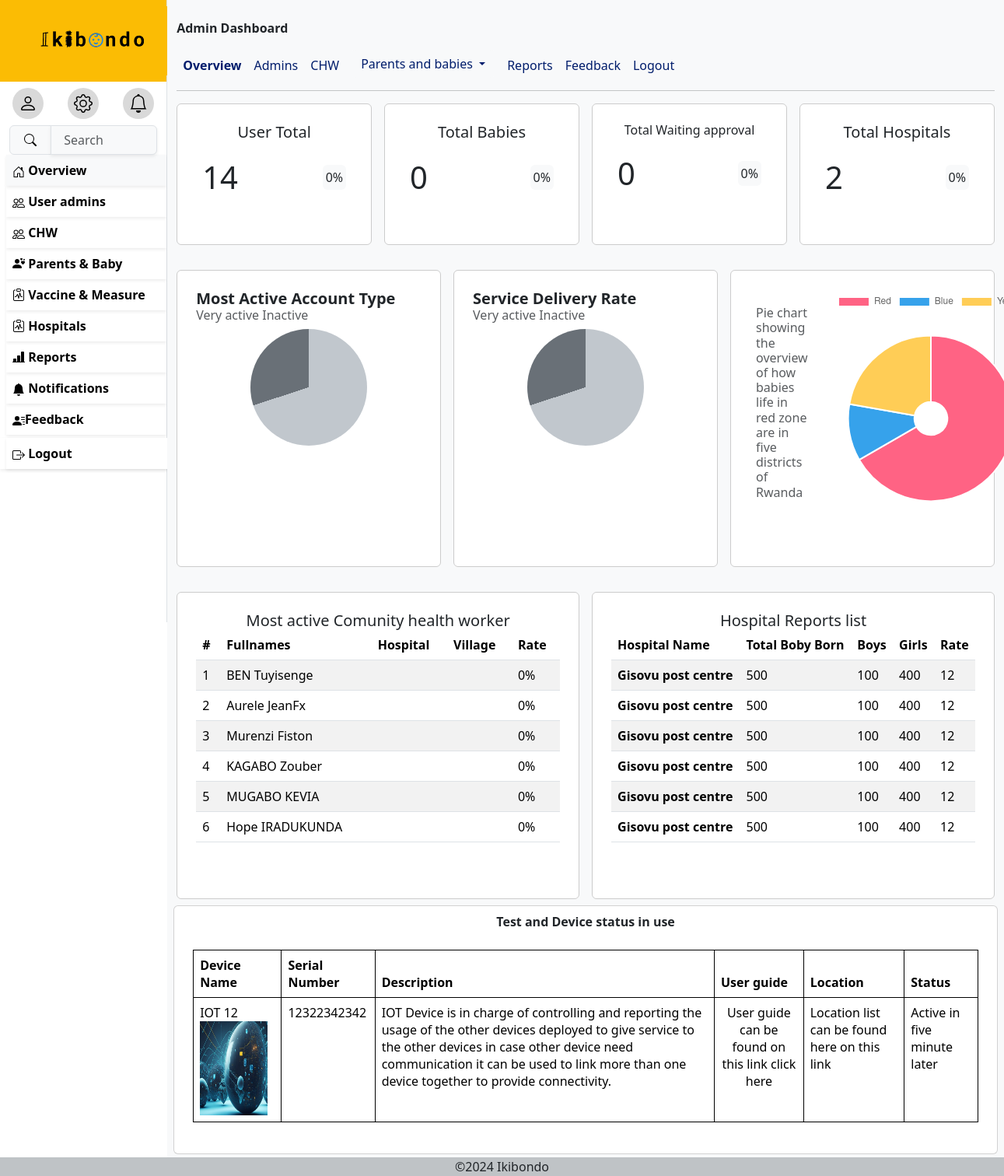
The app's page /useradmin/ (signed in), older data.
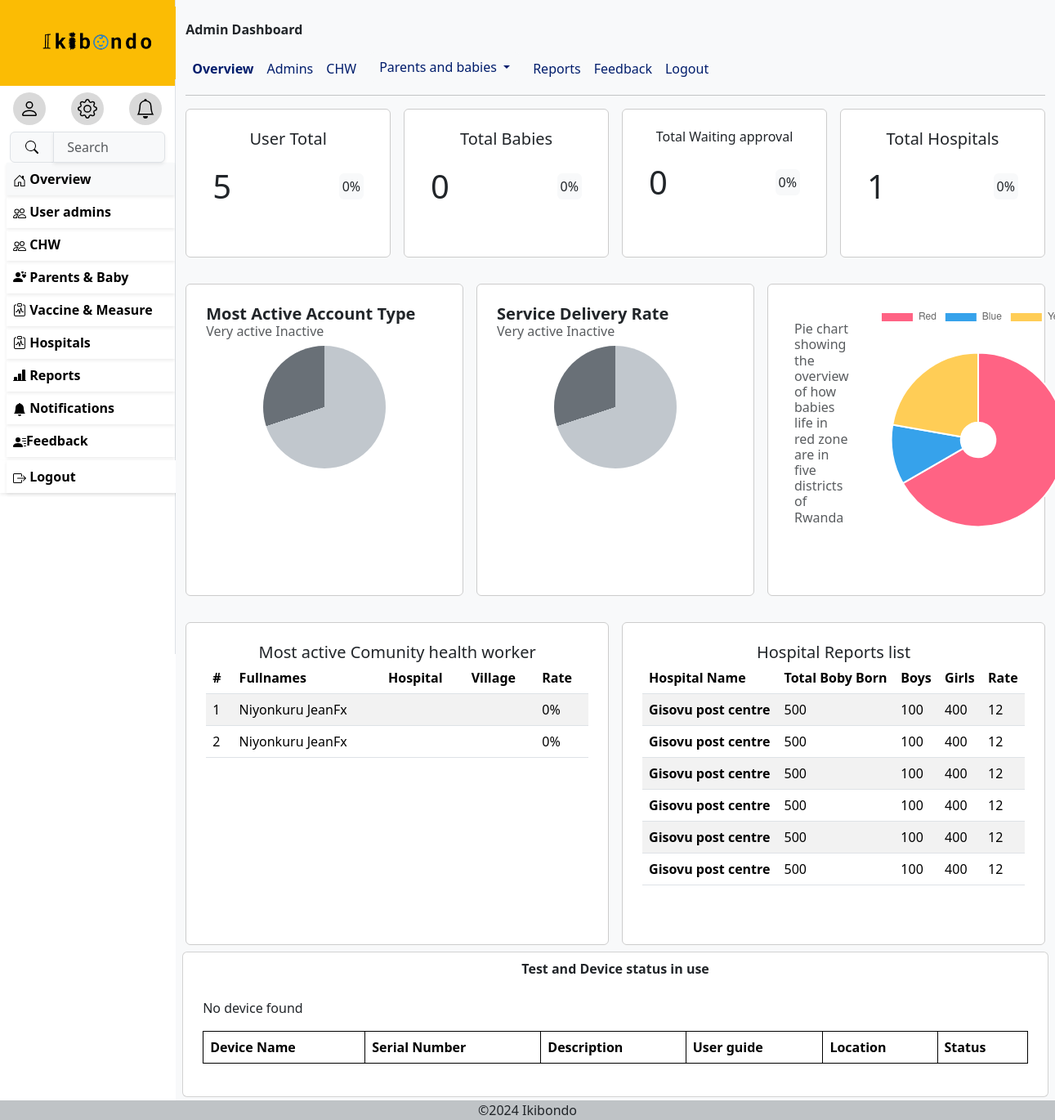
The same page, newer data.
### ikibondoapp/models.py (models this page shows, shortened)
class Myuser(AbstractUser):
    ROLE_CHOICES = [
        ('Nurse', 'Nurse'),
        ('Superadmin', 'Superadmin'),
        ('Chw', 'Chw'),
        ('Parent', 'Parent'),
    ]
    GENDER_CHOICES = [
        ('Male', 'Male'),
        ('Female', 'Female'),
    ]
    username=None
    phone_number=models.CharField(max_length=10,validators=[
            RegexValidator(
                regex=r'^\d{10}$',
                message="Phone number must be 10 digits long.",
                code='invalid_phone_number'
            )
            ],
        unique=True)
    email=models.EmailField(unique=True,blank=True)
    role=models.CharField(choices=[('Nurse','Nurse'),('Superadmin','Superadmin'),('Chw','Chw'),('Parent','Parent')],max_length=50)
    gender= models.CharField(choices=[('Male','Male'),('Female','Female')],max_length=20)
    Age= models.PositiveIntegerField(null=True,validators=[
            RegexValidator(
                regex=r'^\d{2}$',
                message="age must be 2 digits long.",
                code='invalid_age_value'
            )
            ])
    need_password_change=models.BooleanField(default=True)
    USERNAME_FIELD='phone_number'
    REQUIRED_FIELDS=['email']
    object=CustomUserManager()

class Device(models.Model):
    Name= models.CharField(max_length=100)
    UserGuide= models.TextField()
    Description= models.TextField()
    SerialNumber= models.PositiveBigIntegerField()
    Img=models.ImageField(default='device.png',null=True,upload_to='media/')

### ikibondoapp/views.py (the view)
# urls.py: path('useradmin/',useradmin,name='useradmin'),
@login_required(login_url='/login/')
def useradmin(request):
    user=request.user
    if user.role =='Parent':
        return render(request,'parentprofile.html',{'user':request.user})
    else:
        myusers=Myuser.objects.filter(role='Chw').order_by('-date_joined')
        device=Device.objects.all()
        return render(request,'admindashboard.html',{'user':user,'totals':total,'userchws':myusers,'devices':device})

### TEMPLATES/admindashboard.html (shortened to what the changed rows need)
{% extends 'base.html' %}
{% block content %}
<div class="wrapper">
  <div class="box hov">
    <div class="card-body">
      <div class="hstack pt-3 px-2">
      <div class="card-link"style="font-size: 40px;">
       {{totals.totaluser}}
      </div>
      <div class="card-link bg-light p-1 rounded ms-auto">0%</div>
      </div>
    </div>
  </div>
  <div class="box hov">
    <div class="card-body">
      <div class="hstack pt-3 px-2">
      <div class="card-link" style="font-size: 40px;">{{totals.totalhospital}}</div>
      <div class="card-link bg-light hov rounded p-1 ms-auto">0%</div>
      </div>
    </div>
  </div>
</div>
       <script>
           // Data setup
           const data = {
             labels: ['Red', 'Blue', 'Yellow'],
             datasets: [{
               label: 'My First Dataset',
               data: [300, 50, 100],
               backgroundColor: [
                 'rgb(255, 99, 132)',
                 'rgb(54, 162, 235)',
                 'rgb(255, 205, 86)'
               ],
               hoverOffset: 4
             }]
           };
           // Chart configuration
           const config = {
             type: 'doughnut',
             data: data,
             options:{
               responsive: true,          // Enables responsiveness
               maintainAspectRatio: false, // Prevents maintaining the default aspect ratio
               cutout: '20%', // Adjust the size of the inner radius (reduce doughnut thickness)
               radius: '80%', // Adjust the outer radius
             }
           };
           // Render the chart in the canvas
           const ctx = document.getElementById('myChart').getContext('2d');
           const myChart = new Chart(ctx, config);
      </script>
<div class="wrapper1 gx-2">
  <div class="box">
    <div class="card-body table-responsive">
    <table class="table table-striped table-hover">
      <thead>
        <tr>
          <th scope="col">#</th>
          <th scope="col">Fullnames</th>
          <th scope="col">Hospital</th>
          <th scope="col">Village</th>
          <th scope="col">Rate</th>
        </tr>
      </thead>
      <tbody>
       {% for users in userchws|slice:":6" %}
       <tr>
         <td>{{ forloop.counter }}</td>
         <td>{{users.first_name}} {{users.last_name}}</td>
         <td></td>
         <td></td>
         <td>0%</td>
       </tr>
       {%endfor%}
      </tbody>
    </table>
    </div>
  </div>
  <div class="box">
    <div class="card-body table-responsive">
    <table class="table table-striped table-hover">
      <thead>
        <tr>
          <th scope="col">Hospital Name</th>
          <th scope="col">Total Boby Born</th>
          <th scope="col">Boys</th>
          <th scope="col">Girls</th>
          <th scope="col">Rate</th>
        </tr>
      </thead>
      <tbody>
        <tr>
          <th scope="row">Gisovu post centre</th>
        </tr>
        <tr>
          <th scope="row">Gisovu post centre</th>
        </tr>
        <tr>
          <th scope="row">Gisovu post centre</th>
        </tr>
        <tr>
          <th scope="row">Gisovu post centre</th>
        </tr>
        <tr>
          <th scope="row">Gisovu post centre</th>
        </tr>
        <tr>
          <th scope="row">Gisovu post centre</th>
        </tr>
      </tbody>
    </table>
    </div>
  </div>
</div>
<div class="row card gx-2 mt-2 p-2 mb-1">
  <div class="card-body table-responsive">
    <table class="container-fluid table table-bordered border-black ">
      <thead class="bg-light p-1">
        <th scope="col">Device Name</th>
        <th scope="col">Serial Number</th>
        <th scope="col">Description</th>
        <th scope="col">User guide</th>
        <th scope="col">Location</th>
        <th scope="col">Status</th>
      </thead>
      <tr>
        {% for d in devices %}
        <td scope="row">{{d.Name}}
          <img src="{{d.Img.url}}" alt="" width="87" height="121">
        </td>
        <td>{{d.SerialNumber}}</td>
        <td>{{d.Description}}</td>
        <td ><center>{{d.UserGuide}}</center></td>
        <td>Location list can be found here on this link</td>
        <td>Active in  five minute later</td>
      </tr>
        {% empty%}
        <tr>
          <P>No device found</P>
        </tr>
        {%endfor%}
    </table>
  </div>
</div>
{%endblock%}

Row changes from the older to the newer data that the page shows:
removed Myuser: first_name "BEN", last_name "Tuyisenge"
removed Myuser: first_name "Aurele", last_name "JeanFx"
removed Myuser: first_name "Murenzi", last_name "Fiston"
removed Myuser: first_name "KAGABO", last_name "Zouber"
removed Myuser: first_name "MUGABO", last_name "KEVIA"
removed Myuser: first_name "Hope", last_name "IRADUKUNDA"
removed Device: Name "IOT 12", Img (picture), SerialNumber "12322342342", Description "IOT Device is in charge of controlling and reporting the usage of the other devices deployed to give service to the other devices in case other device need communication it can be used to link more than one device together to provide connectivity.", UserGuide "User guide can be found on this link click here"
added Myuser: first_name "Niyonkuru", last_name "JeanFx"
now on this page (row edited): Myuser: first_name "Niyonkuru", last_name "JeanFx"
Text that changed along with them:
{{ totals.totaluser }}: "14" → "5"
{{ totals.totalhospital }}: "2" → "1"
text now shown: "No device found"
